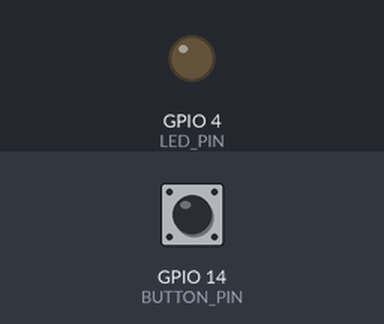
The sketch below on a simulated ESP32. Parts: output pins drawn as LEDs (lit = HIGH). The test bench sets the inputs (shaded band); at power-on: GPIO 14 (BUTTON_PIN) HIGH.

Above: at 1.2 s.
1.3 s: GPIO 14 (BUTTON_PIN) pulled LOW for 0.15 s
At 1.37 s:
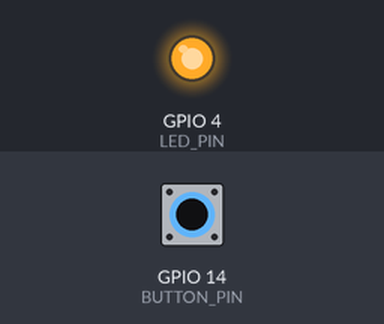
2.9 s: GPIO 14 (BUTTON_PIN) pulled LOW for 3.2 s
At 6.5 s:
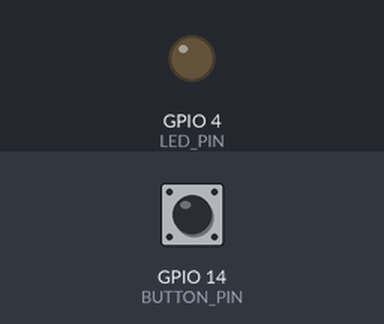
Timing chart, 0 to 8.0 s (numbered marks = the images above; inputs shaded):
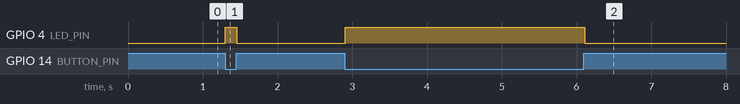

Measured:
- after the input at 1.3 s, GPIO 4 (LED_PIN): LOW → HIGH at once, → LOW 0.15 s later
- after the input at 2.9 s, GPIO 4 (LED_PIN): LOW → HIGH at once, → LOW 3.2 s later

The sketch:

button_test.ino
```cpp
#define BUTTON_PIN 14
#define LED_PIN 4

void setup() {
  Serial.begin(115200);
  pinMode(BUTTON_PIN, INPUT_PULLUP);
  pinMode(LED_PIN, OUTPUT);
}

void loop() {
  int buttonState = digitalRead(BUTTON_PIN);
  digitalWrite(LED_PIN, buttonState == LOW ? HIGH : LOW); // On when pressed

  delay(10);  // Optional small delay
}
```
